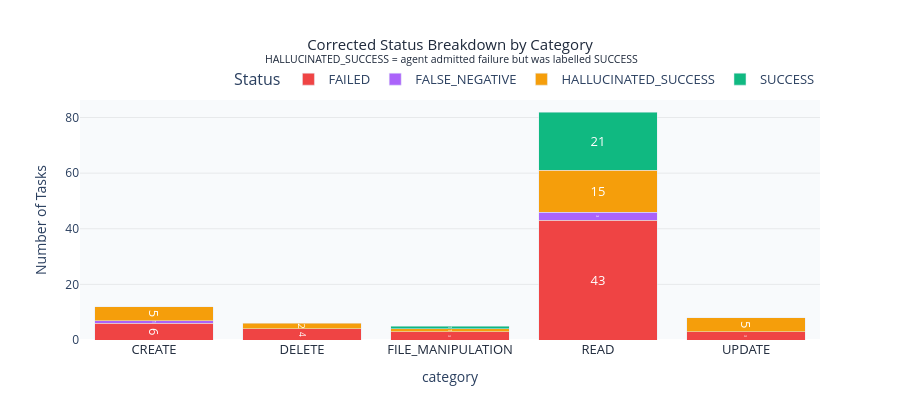
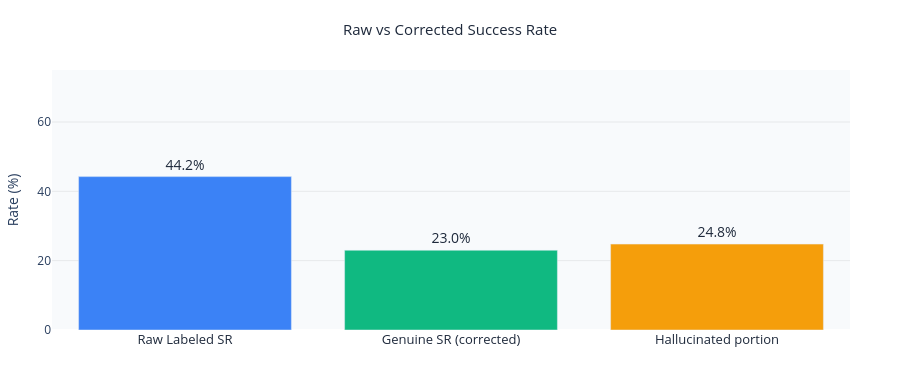

Here is the notebook cell these charts were saved with, in order:
### Markdown cell above
## Data Quality — Hallucinated SUCCESS Labels
Agent marks tasks SUCCESS but final answer admits failure. These are corrected below.

### Code cell
# ══ Hallucinated SUCCESS — Detail View ══
hallucinated_df = df[df['is_hallucinated']].copy()

print(f'Hallucinated SUCCESS tasks: {len(hallucinated_df)}')
print()

# ── Chart 1: Hallucinated vs Genuine by category ──
status_cat = df.groupby(['category','corrected_status']).size().reset_index(name='count')
color_map = {
    'SUCCESS':              '#10B981',
    'FAILED':               '#EF4444',
    'HALLUCINATED_SUCCESS': '#F59E0B',
}
fig1 = px.bar(
    status_cat,
    x='category', y='count', color='corrected_status',
    color_discrete_map=color_map,
    barmode='stack',
    text='count',
    title='Corrected Status Breakdown by Category<br><sup> HALLUCINATED_SUCCESS = agent admitted failure but was labelled SUCCESS</sup>',
    labels={'count': 'Tasks', 'corrected_status': 'Status'}
)
fig1.update_traces(textposition='inside', textfont_size=13, textfont_color='white',
                   insidetextanchor='middle')
fig1.update_layout(
    height=420, plot_bgcolor='#f8fafc', paper_bgcolor='white',
    legend=dict(title='Status', font=dict(size=13), orientation='h',
                yanchor='bottom', y=1.02, xanchor='right', x=1),
    xaxis=dict(tickfont=dict(size=13, color='#1e293b')),
    yaxis=dict(title='Number of Tasks', tickfont=dict(size=12),
               showgrid=True, gridcolor='rgba(0,0,0,0.07)'),
    title_font=dict(size=15, color='#1e293b'),
    title_x=0.5
)
fig1.show()

# ── Chart 2: Raw vs Corrected success rate ──
raw_sr    = (df['status'] == 'SUCCESS').mean() * 100
true_sr   = df['is_success'].mean() * 100
halluc_sr = df['is_hallucinated'].mean() * 100

fig2 = go.Figure()
fig2.add_trace(go.Bar(
    x=['Raw Labeled SR', 'Genuine SR (corrected)', 'Hallucinated portion'],
    y=[raw_sr, true_sr, halluc_sr],
    marker_color=['#3B82F6', '#10B981', '#F59E0B'],
    text=[f'{v:.1f}%' for v in [raw_sr, true_sr, halluc_sr]],
    textposition='outside',
    textfont=dict(size=14, color='#1e293b'),
    cliponaxis=False,
))
fig2.update_layout(
    title=dict(text='Raw vs Corrected Success Rate',
               font=dict(size=15, color='#1e293b'), x=0.5, xanchor='center'),
    yaxis=dict(title='Rate (%)', range=[0, 75],
               showgrid=True, gridcolor='rgba(0,0,0,0.07)', tickfont=dict(size=12)),
    xaxis=dict(tickfont=dict(size=13, color='#1e293b')),
    height=380, plot_bgcolor='#f8fafc', paper_bgcolor='white',
    showlegend=False, margin=dict(t=70, b=50, l=50, r=50)
)
fig2.show()

# ── Table: all hallucinated tasks ──
cols = ['task_id','category','url_domain','steps_taken','final_answer']
print('\nAll hallucinated SUCCESS tasks:')
for _, r in hallucinated_df[cols].iterrows():
    snippet = str(r['final_answer'])[:120].replace('\n',' ')
    print(f"  [{r['task_id']}] {r['category']} | {r['url_domain']}")
    print(f"    → {snippet!r}")

### Figure 1 — Plotly figure (JSON) as saved in the notebook; plotly's stock layout.template omitted (floating-point values rounded to 4 significant figures)
{"data": [{"hovertemplate": "Status=FAILED<br>category=%{x}<br>Tasks=%{text}<extra></extra>", "insidetextanchor": "middle", "legendgroup": "FAILED", "marker": {"color": "#EF4444", "pattern": {"shape": ""}}, "name": "FAILED", "orientation": "v", "showlegend": true, "text": [6.0, 4.0, 3.0, 43.0, 3.0], "textfont": {"color": "white", "size": 13}, "textposition": "inside", "type": "bar", "x": ["CREATE", "DELETE", "FILE_MANIPULATION", "READ", "UPDATE"], "xaxis": "x", "y": [6, 4, 3, 43, 3], "yaxis": "y"}, {"hovertemplate": "Status=FALSE_NEGATIVE<br>category=%{x}<br>Tasks=%{text}<extra></extra>", "insidetextanchor": "middle", "legendgroup": "FALSE_NEGATIVE", "marker": {"color": "#ab63fa", "pattern": {"shape": ""}}, "name": "FALSE_NEGATIVE", "orientation": "v", "showlegend": true, "text": [1.0, 3.0], "textfont": {"color": "white", "size": 13}, "textposition": "inside", "type": "bar", "x": ["CREATE", "READ"], "xaxis": "x", "y": [1, 3], "yaxis": "y"}, {"hovertemplate": "Status=HALLUCINATED_SUCCESS<br>category=%{x}<br>Tasks=%{text}<extra></extra>", "insidetextanchor": "middle", "legendgroup": "HALLUCINATED_SUCCESS", "marker": {"color": "#F59E0B", "pattern": {"shape": ""}}, "name": "HALLUCINATED_SUCCESS", "orientation": "v", "showlegend": true, "text": [5.0, 2.0, 1.0, 15.0, 5.0], "textfont": {"color": "white", "size": 13}, "textposition": "inside", "type": "bar", "x": ["CREATE", "DELETE", "FILE_MANIPULATION", "READ", "UPDATE"], "xaxis": "x", "y": [5, 2, 1, 15, 5], "yaxis": "y"}, {"hovertemplate": "Status=SUCCESS<br>category=%{x}<br>Tasks=%{text}<extra></extra>", "insidetextanchor": "middle", "legendgroup": "SUCCESS", "marker": {"color": "#10B981", "pattern": {"shape": ""}}, "name": "SUCCESS", "orientation": "v", "showlegend": true, "text": [1.0, 21.0], "textfont": {"color": "white", "size": 13}, "textposition": "inside", "type": "bar", "x": ["FILE_MANIPULATION", "READ"], "xaxis": "x", "y": [1, 21], "yaxis": "y"}], "layout": {"barmode": "stack", "height": 420, "legend": {"font": {"size": 13}, "orientation": "h", "title": {"text": "Status"}, "tracegroupgap": 0, "x": 1, "xanchor": "right", "y": 1.02, "yanchor": "bottom"}, "paper_bgcolor": "white", "plot_bgcolor": "#f8fafc", "title": {"font": {"color": "#1e293b", "size": 15}, "text": "Corrected Status Breakdown by Category<br><sup> HALLUCINATED_SUCCESS = agent admitted failure but was labelled SUCCESS</sup>", "x": 0.5}, "xaxis": {"anchor": "y", "domain": [0, 1], "tickfont": {"color": "#1e293b", "size": 13}, "title": {"text": "category"}}, "yaxis": {"anchor": "x", "domain": [0, 1], "gridcolor": "rgba(0,0,0,0.07)", "showgrid": true, "tickfont": {"size": 12}, "title": {"text": "Number of Tasks"}}}}

### Figure 2 — Plotly figure (JSON) as saved in the notebook; plotly's stock layout.template omitted (floating-point values rounded to 4 significant figures)
{"data": [{"cliponaxis": false, "marker": {"color": ["#3B82F6", "#10B981", "#F59E0B"]}, "text": ["44.2%", "23.0%", "24.8%"], "textfont": {"color": "#1e293b", "size": 14}, "textposition": "outside", "type": "bar", "x": ["Raw Labeled SR", "Genuine SR (corrected)", "Hallucinated portion"], "y": [44.25, 23.01, 24.78]}], "layout": {"height": 380, "margin": {"b": 50, "l": 50, "r": 50, "t": 70}, "paper_bgcolor": "white", "plot_bgcolor": "#f8fafc", "showlegend": false, "title": {"font": {"color": "#1e293b", "size": 15}, "text": "Raw vs Corrected Success Rate", "x": 0.5, "xanchor": "center"}, "xaxis": {"tickfont": {"color": "#1e293b", "size": 13}}, "yaxis": {"gridcolor": "rgba(0,0,0,0.07)", "range": [0, 75], "showgrid": true, "tickfont": {"size": 12}, "title": {"text": "Rate (%)"}}}}
